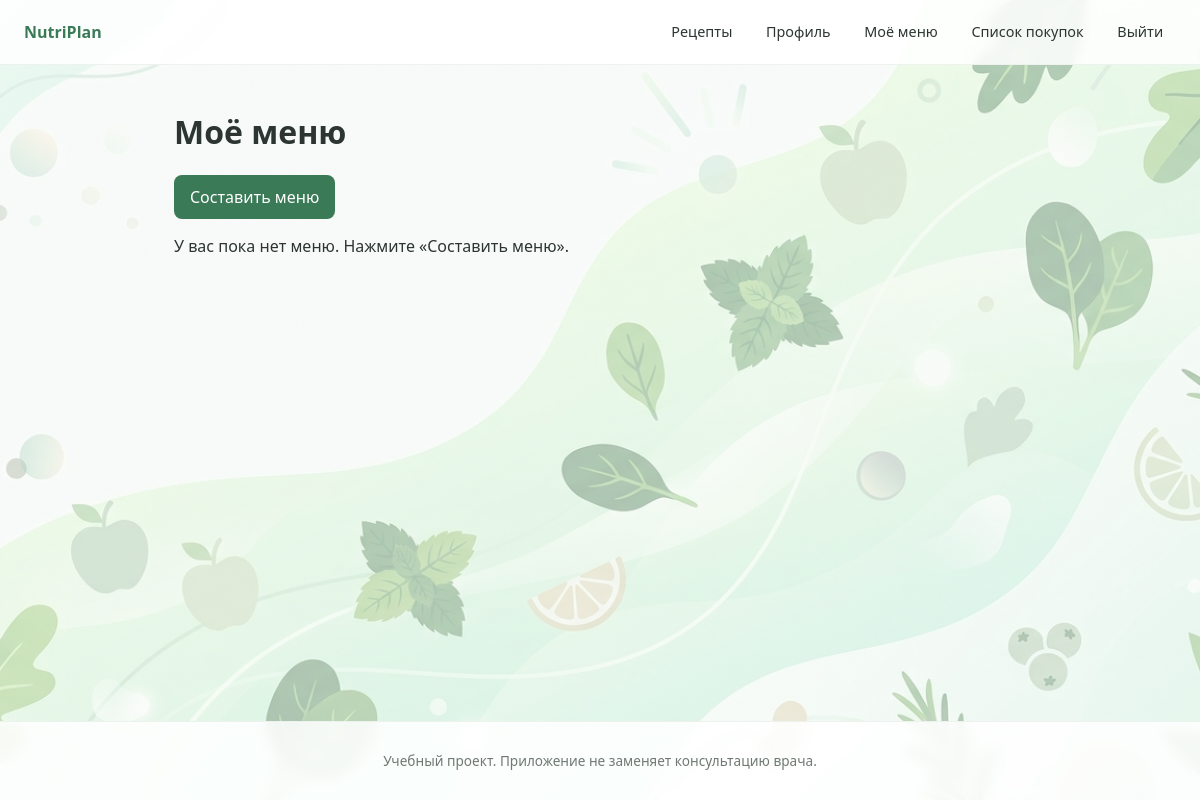
Page /plan/ (signed in) on the earlier database version.
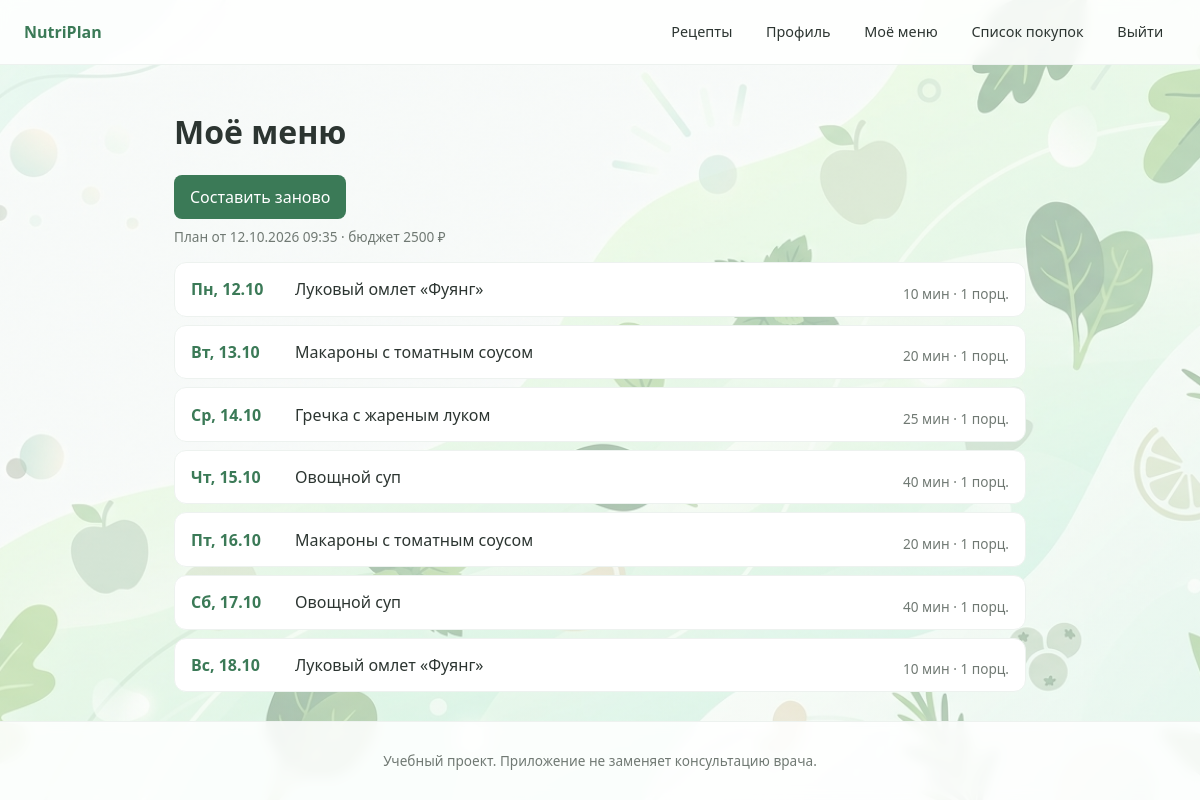
Same page on the later database version.
### planner/models.py (models this page shows, shortened)
class MealPlan(models.Model):
    user = models.ForeignKey(
        settings.AUTH_USER_MODEL,
        on_delete=models.CASCADE,
        related_name='meal_plans',
    )
    start_date = models.DateField('Дата начала')
    budget_limit = models.DecimalField('Лимит бюджета, ₽', max_digits=8, decimal_places=2)
    created_at = models.DateTimeField('Создано', auto_now_add=True)
    class Meta:
        ordering = ['-created_at']
        verbose_name = 'План питания'
        verbose_name_plural = 'Планы питания'

class PlannedMeal(models.Model):
    BREAKFAST, LUNCH, DINNER = 'breakfast', 'lunch', 'dinner'
    MEAL_TYPE_CHOICES = [
        (BREAKFAST, 'Завтрак'),
        (LUNCH, 'Обед'),
        (DINNER, 'Ужин'),
    ]
    meal_plan = models.ForeignKey(MealPlan, on_delete=models.CASCADE, related_name='meals')
    recipe = models.ForeignKey(Recipe, on_delete=models.PROTECT, related_name='planned_meals')
    date = models.DateField('Дата')
    meal_type = models.CharField('Приём пищи', max_length=10, choices=MEAL_TYPE_CHOICES, default=DINNER)
    servings = models.PositiveSmallIntegerField('Порций', validators=[MinValueValidator(1)])
    class Meta:
        ordering = ['date']
        verbose_name = 'Блюдо в плане'
        verbose_name_plural = 'Блюда в плане'
        constraints = [
            models.UniqueConstraint(
                fields=['meal_plan', 'date', 'meal_type'],
                name='unique_meal_per_slot',
            ),
        ]

### recipes/models.py (models this page shows, shortened)
class Recipe(models.Model):
    title = models.CharField('Название', max_length=200)
    description = models.TextField('Описание', blank=True)
    instructions = models.TextField('Инструкция')
    prep_time = models.PositiveSmallIntegerField('Время приготовления, мин')
    servings = models.PositiveSmallIntegerField(
        'Порций в рецепте',
        default=1,
        validators=[MinValueValidator(1)],
    )
    ingredients = models.ManyToManyField(
        Ingredient,
        through='RecipeIngredient',
        related_name='recipes',
    )
    class Meta:
        ordering = ['title']
        verbose_name = 'Рецепт'
        verbose_name_plural = 'Рецепты'

### planner/views.py (the view)
# urls.py: path('plan/', views.plan_detail, name='plan'),
@login_required
def plan_detail(request):
    plan = (
        MealPlan.objects.filter(user=request.user)
        .prefetch_related('meals__recipe')
        .first()
    )
    return render(request, 'planner/plan.html', {'plan': plan})

### templates/planner/plan.html (shortened to what this page needs)
{% extends 'base.html' %}
{% block content %}
<h1>Моё меню</h1>
<form method="post" action="{% url 'planner:plan_create' %}">
    <button class="btn" type="submit">{% if plan %}Составить заново{% else %}Составить меню{% endif %}</button>
</form>
{% if plan %}
<p class="meta">План от {{ plan.created_at|date:"d.m.Y H:i" }} · бюджет {{ plan.budget_limit|floatformat:"-2" }} ₽</p>
<ul class="meal-list">
    {% for meal in plan.meals.all %}
    <li class="meal">
        <span class="meal-date">{{ meal.date|date:"D, d.m" }}</span>
        <a href="{% url 'recipes:detail' meal.recipe.pk %}">{{ meal.recipe.title }}</a>
        <span class="meta">{{ meal.recipe.prep_time }} мин · {{ meal.servings }} порц.</span>
    </li>
    {% endfor %}
</ul>
{% else %}
<p>У вас пока нет меню. Нажмите «Составить меню».</p>
{% endif %}
{% endblock %}

Differences in the rows shown:
added MealPlan: created_at "12.10.2026 09:35", budget_limit "2500"
added PlannedMeal: date "Пн, 12.10", recipe "Луковый омлет «Фуянг»", recipe.prep_time "10", servings "1"
added PlannedMeal: date "Вт, 13.10", recipe "Макароны с томатным соусом", recipe.prep_time "20", servings "1"
added PlannedMeal: date "Ср, 14.10", recipe "Гречка с жареным луком", recipe.prep_time "25", servings "1"
added PlannedMeal: date "Чт, 15.10", recipe "Овощной суп", recipe.prep_time "40", servings "1"
added PlannedMeal: date "Пт, 16.10", recipe "Макароны с томатным соусом", recipe.prep_time "20", servings "1"
added PlannedMeal: date "Сб, 17.10", recipe "Овощной суп", recipe.prep_time "40", servings "1"
added PlannedMeal: date "Вс, 18.10", recipe "Луковый омлет «Фуянг»", recipe.prep_time "10", servings "1"
Other differences:
text no longer shown: "Составить меню У вас пока нет меню. Нажмите «Составить меню»."
text now shown: "Составить заново План от · бюджет ₽"
